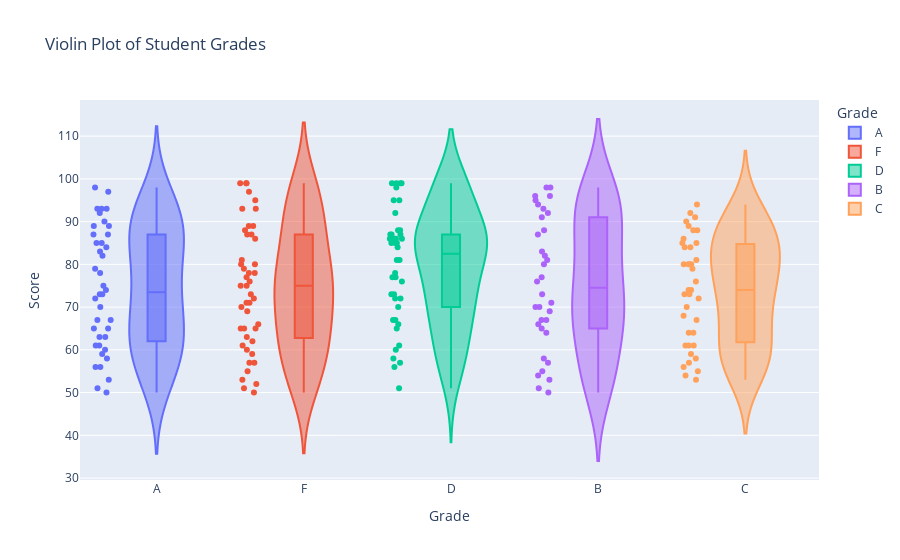

Here is the notebook cell this chart was saved with:
### Code cell
#ANSWER-2.
np.random.seed(15)
data = {
    'Grade': np.random.choice(['A', 'B', 'C', 'D', 'F'], 200),
    'Score': np.random.randint(50, 100, 200)
}
df_violin = pd.DataFrame(data)
fig = px.violin(df_violin, x='Grade', y='Score', color='Grade', box=True, points='all', title='Violin Plot of Student Grades')
fig.show()

### Figure 1 — Plotly figure (JSON) as saved in the notebook; plotly's stock layout.template omitted (floating-point values rounded to 4 significant figures)
{"data": [{"alignmentgroup": "True", "box": {"visible": true}, "hovertemplate": "Grade=%{x}<br>Score=%{y}<extra></extra>", "legendgroup": "A", "marker": {"color": "#636efa"}, "name": "A", "offsetgroup": "A", "orientation": "v", "points": "all", "scalegroup": "True", "showlegend": true, "type": "violin", "x": ["A", "A", "A", "A", "A", "A", "A", "A", "A", "A", "A", "A", "A", "A", "A", "A", "A", "A", "A", "A", "A", "A", "A", "A", "A", "A", "A", "A", "A", "A", "A", "A", "A", "A", "A", "A", "A", "A", "A", "A"], "x0": " ", "xaxis": "x", "y": [89, 72, 70, 79, 78, 61, 61, 73, 58, 74, 87, 92, 89, 83, 56, 73, 93, 63, 67, 75, 84, 67, 53, 50, 82, 63, 90, 85, 65, 93, 51, 87, 56, 65, 60, 97, 59, 98, 85, 93], "y0": " ", "yaxis": "y"}, {"alignmentgroup": "True", "box": {"visible": true}, "hovertemplate": "Grade=%{x}<br>Score=%{y}<extra></extra>", "legendgroup": "F", "marker": {"color": "#EF553B"}, "name": "F", "offsetgroup": "F", "orientation": "v", "points": "all", "scalegroup": "True", "showlegend": true, "type": "violin", "x": ["F", "F", "F", "F", "F", "F", "F", "F", "F", "F", "F", "F", "F", "F", "F", "F", "F", "F", "F", "F", "F", "F", "F", "F", "F", "F", "F", "F", "F", "F", "F", "F", "F", "F", "F", "F", "F", "F", "F", "F", "F", "F", "F", "F", "F"], "x0": " ", "xaxis": "x", "y": [50, 66, 76, 93, 73, 89, 69, 99, 70, 52, 77, 80, 87, 59, 57, 63, 71, 95, 61, 53, 51, 81, 60, 65, 57, 79, 71, 55, 72, 75, 62, 87, 99, 78, 86, 97, 93, 65, 65, 99, 75, 88, 89, 80, 78], "y0": " ", "yaxis": "y"}, {"alignmentgroup": "True", "box": {"visible": true}, "hovertemplate": "Grade=%{x}<br>Score=%{y}<extra></extra>", "legendgroup": "D", "marker": {"color": "#00cc96"}, "name": "D", "offsetgroup": "D", "orientation": "v", "points": "all", "scalegroup": "True", "showlegend": true, "type": "violin", "x": ["D", "D", "D", "D", "D", "D", "D", "D", "D", "D", "D", "D", "D", "D", "D", "D", "D", "D", "D", "D", "D", "D", "D", "D", "D", "D", "D", "D", "D", "D", "D", "D", "D", "D", "D", "D", "D", "D", "D", "D", "D", "D"], "x0": " ", "xaxis": "x", "y": [87, 86, 58, 99, 56, 67, 87, 86, 77, 57, 95, 99, 76, 86, 65, 78, 77, 81, 81, 95, 73, 70, 99, 85, 85, 72, 88, 60, 86, 92, 72, 87, 61, 85, 99, 66, 98, 51, 73, 88, 84, 67], "y0": " ", "yaxis": "y"}, {"alignmentgroup": "True", "box": {"visible": true}, "hovertemplate": "Grade=%{x}<br>Score=%{y}<extra></extra>", "legendgroup": "B", "marker": {"color": "#ab63fa"}, "name": "B", "offsetgroup": "B", "orientation": "v", "points": "all", "scalegroup": "True", "showlegend": true, "type": "violin", "x": ["B", "B", "B", "B", "B", "B", "B", "B", "B", "B", "B", "B", "B", "B", "B", "B", "B", "B", "B", "B", "B", "B", "B", "B", "B", "B", "B", "B", "B", "B", "B", "B", "B", "B"], "x0": " ", "xaxis": "x", "y": [98, 93, 70, 53, 69, 82, 57, 67, 67, 81, 80, 54, 77, 73, 98, 87, 51, 88, 66, 76, 71, 65, 95, 92, 96, 64, 58, 83, 94, 91, 55, 96, 50, 70], "y0": " ", "yaxis": "y"}, {"alignmentgroup": "True", "box": {"visible": true}, "hovertemplate": "Grade=%{x}<br>Score=%{y}<extra></extra>", "legendgroup": "C", "marker": {"color": "#FFA15A"}, "name": "C", "offsetgroup": "C", "orientation": "v", "points": "all", "scalegroup": "True", "showlegend": true, "type": "violin", "x": ["C", "C", "C", "C", "C", "C", "C", "C", "C", "C", "C", "C", "C", "C", "C", "C", "C", "C", "C", "C", "C", "C", "C", "C", "C", "C", "C", "C", "C", "C", "C", "C", "C", "C", "C", "C", "C", "C", "C"], "x0": " ", "xaxis": "x", "y": [76, 67, 80, 85, 90, 61, 79, 61, 64, 80, 84, 91, 80, 86, 57, 70, 92, 73, 54, 85, 89, 74, 72, 73, 59, 88, 88, 84, 94, 55, 81, 64, 68, 80, 58, 74, 61, 53, 56], "y0": " ", "yaxis": "y"}], "layout": {"autosize": true, "legend": {"title": {"text": "Grade"}, "tracegroupgap": 0}, "title": {"text": "Violin Plot of Student Grades"}, "violinmode": "overlay", "xaxis": {"anchor": "y", "autorange": true, "categoryarray": ["A", "F", "D", "B", "C"], "categoryorder": "array", "domain": [0, 1], "range": [-0.5129, 4.5], "title": {"text": "Grade"}, "type": "category"}, "yaxis": {"anchor": "x", "autorange": true, "domain": [0, 1], "range": [29.54, 118.5], "title": {"text": "Score"}, "type": "linear"}}}
